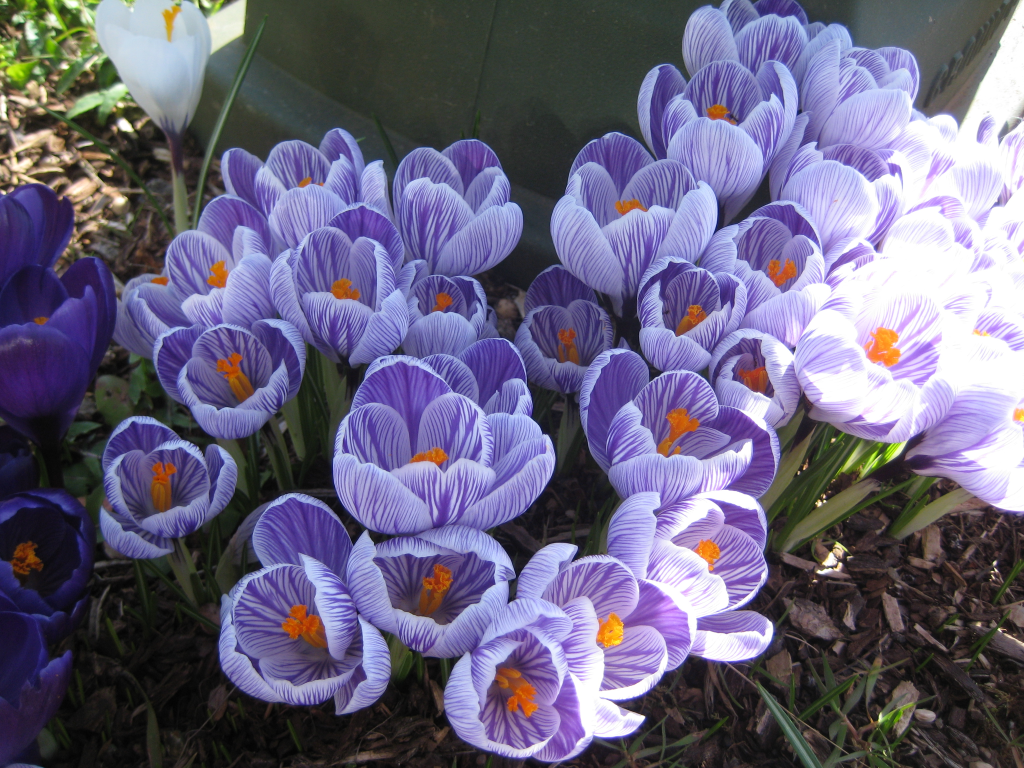
%> input picture Crocus.jpg, 3072 x 2304 px (shown at 1/3 size)
$ octave Project_5_take_home.m   (GNU Octave 9; MATLAB toolbox functions it lacks are replaced by stand-ins)
%> lines starting %> are read from the running program, lines starting %| are printed output that depends on the picture
%%Carlos Luevanos
%% 11 - 8 - 16
%%Project 5 - take home

clear all, close all, clc;

%%3.1 image manipulation

%%1. call ShowNeg function
% [33 lines of commented-out code are left out]


%%3.2: Edge detection with image processing toolbox

%%resize crocus image

croc = imread('Crocus.jpg');

[row,col, tmp] = size(croc); %extract size
%> row = 2304; col = 3072; tmp = 3

croc = croc(500: 1500, 500:1500, :); %define new size for image
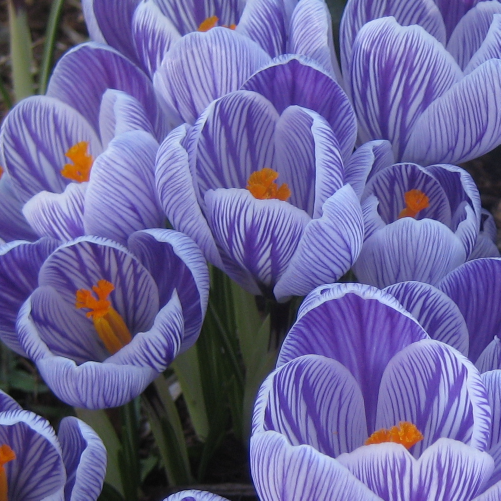
%> croc: size 1001x1001x3 uint8 (shown at 1/2 size); mean R, G, B 107.5, 101.8, 153.7

figure
imshow(croc);

%convert to black and white

bw_croc = rgb2gray(croc); %rgb2gray function converts to black and white
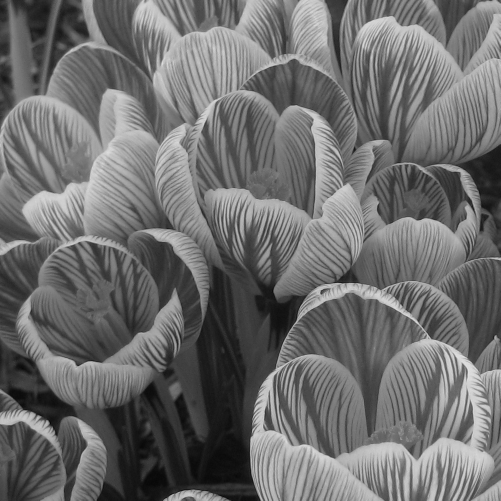
%> bw_croc: size 1001x1001 uint8 (shown at 1/2 size); min 1, max 228, mean 109.4
figure
imshow(bw_croc);

%%Apply edge detection algorithm from class

[m,n] = size(croc);
%> m = 1001; n = 3003

crocus = uint8(zeros(m,n));0
tau = 25; %define threshold

%> (the run ends here)
